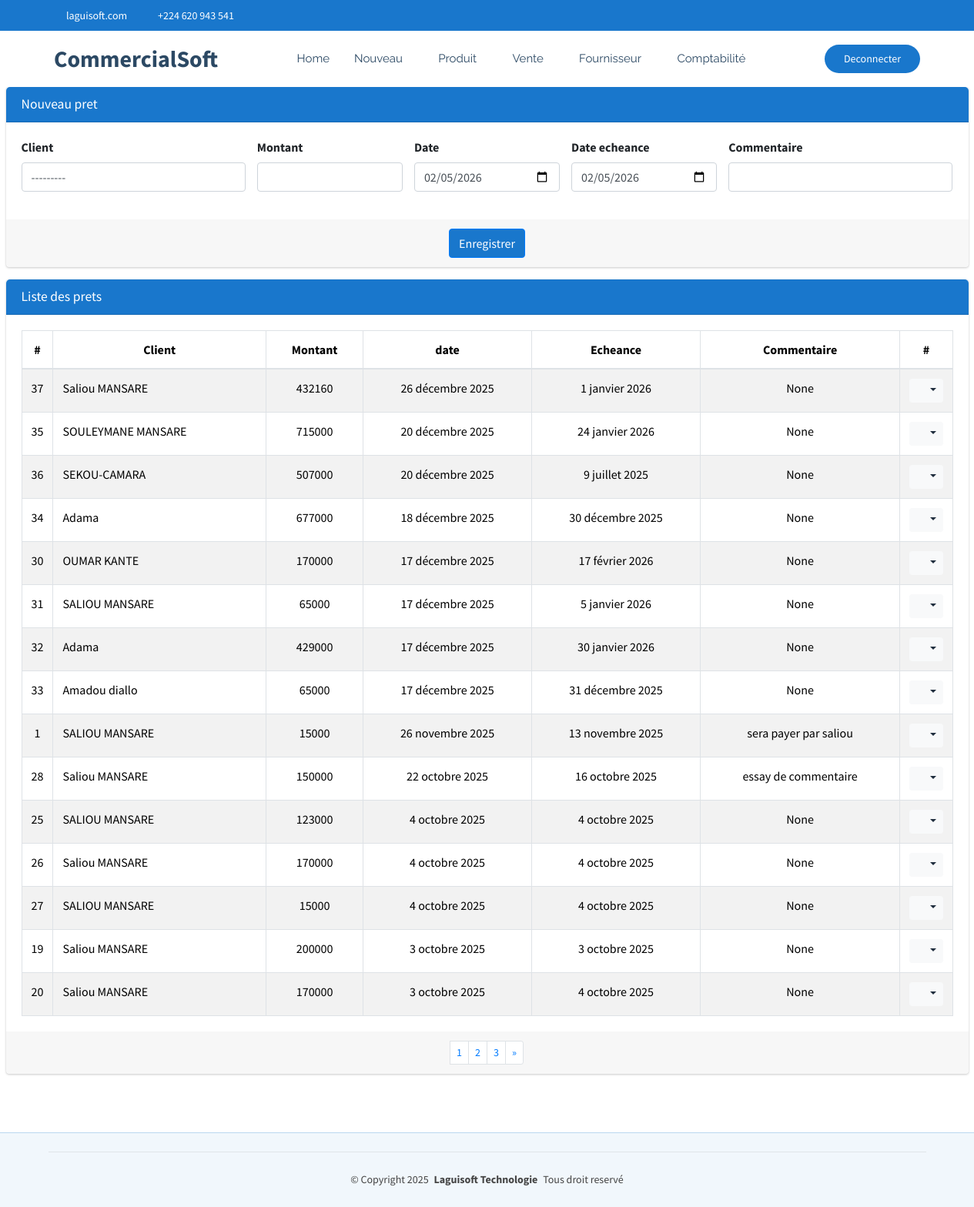
The page /commerce/commerce/pret/Client (signed in) on the database as committed earlier.
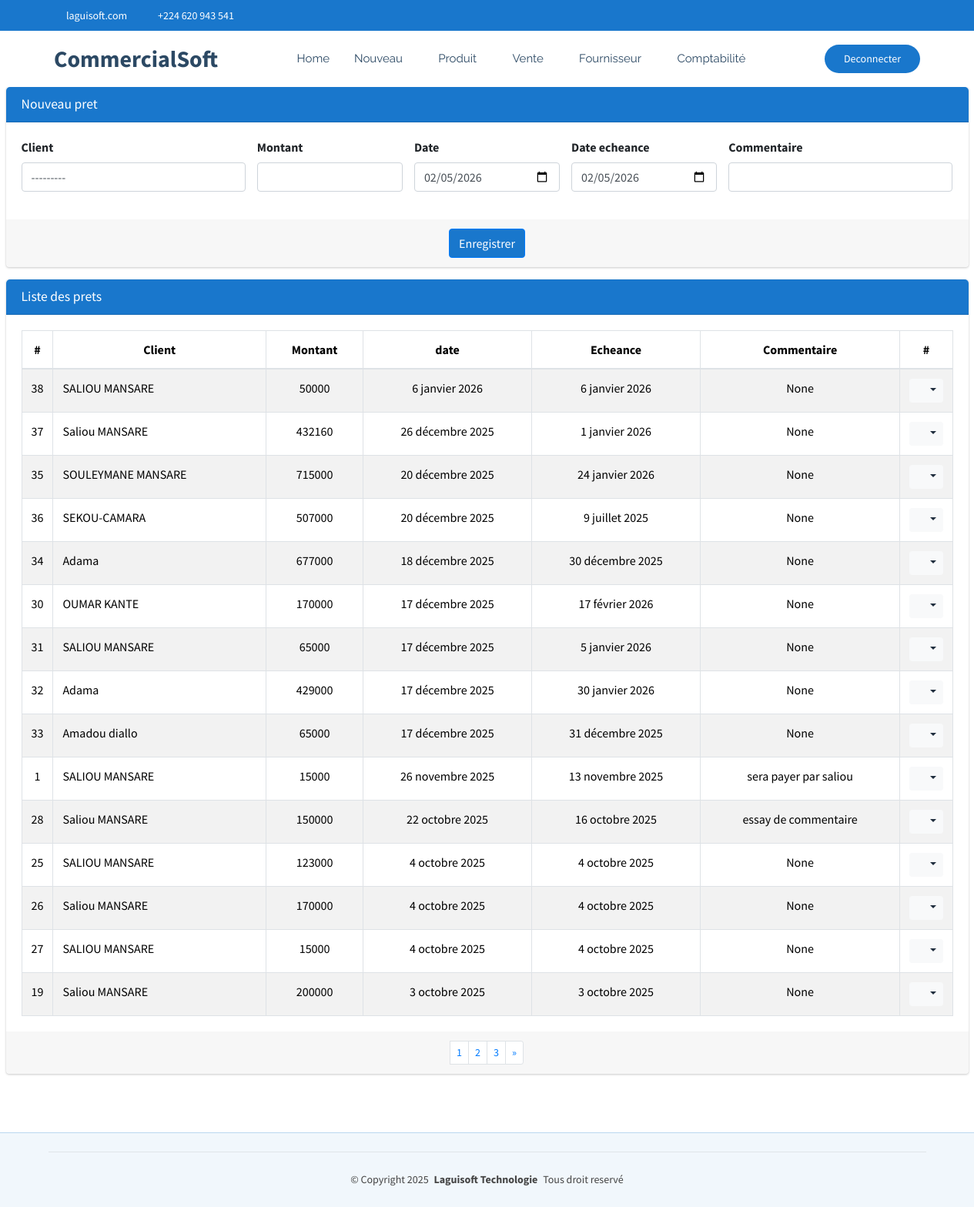
The same page on the database as committed later.
### CommercialSoft/models.py (models this page shows)
class PretClient(models.Model):
    client=models.ForeignKey(Client, on_delete=models.SET_NULL, null=True, related_name='prets')
    montant=models.BigIntegerField()
    date=models.DateField(default=timezone.now)
    dateEcheance=models.DateField(default=timezone.now)
    payer=models.CharField(max_length=5, choices=[('Non','Non'),('Oui','Oui')], default='Non')
    commande=models.ForeignKey(Commande, on_delete=models.SET_NULL, null=True, blank=True)
    user=models.ForeignKey(settings.AUTH_USER_MODEL, on_delete=models.PROTECT)
    commentaire=models.CharField(max_length=50, null=True, blank=True)

class Client(models.Model):
    societe=models.ForeignKey(Societe, on_delete=models.CASCADE, null=True)
    nom=models.CharField(max_length=70, unique=True)
    telephone=models.CharField(max_length=20,null=True,blank=True)
    adresse=models.CharField(max_length=30, null=True, blank=True)
    email=models.EmailField(max_length=50, null=True, blank=True)
    matricule=models.CharField(max_length=20,null=True, blank=True)
    pourcentage=models.PositiveSmallIntegerField()
    detteMaximale=models.PositiveBigIntegerField()
    def __str__(self):
        return self.nom

### CommercialSoft/views.py (the view)
# urls.py: path('commerce/pret/Client', views.pretClient_list_create,name="commerce_pretClient"),
@login_required
def pretClient_list_create(request):
    if request.method == "POST":
        form = detteClientForm(request.POST)
        if form.is_valid():
            dette = form.save(commit=False)
            dette.user=request.user
            dette.save()  # Sauvegarder après modification
            messages.success(request, "pret créée avec succès !")
            return redirect('commerce_pretClient')
        else:
            messages.error(request, "Erreur lors de la création de la pret.")
    else:
        form = detteClientForm()
    pret = PretClient.objects.all().order_by('-date')
    paginator = Paginator(pret, 15)
    page = request.GET.get('page')
    paginated_depense = paginator.get_page(page)
    return render(request, 'CommercialSoft/pretClient.html', {'form': form,'listes': paginated_depense})

### CommercialSoft/forms.py
class detteClientForm(forms.ModelForm):
    class Meta:
        model = PretClient
        fields = ['client', 'montant', 'date','dateEcheance','commentaire']
        widgets = {
            'client': forms.Select(attrs={'class': 'form-control select2bs4', "id":"idClient"}),
            'montant': forms.NumberInput(attrs={'class': 'form-control'}),
            'date': forms.DateInput(attrs={'class': 'form-control', 'type': 'date', 'id':'idDate'}),
            'dateEcheance': forms.DateInput(attrs={'class': 'form-control', 'type': 'date', 'id':'idDateEch'}),
            'commentaire': forms.TextInput(attrs={'class': 'form-control'}),
        }

### CommercialSoft/templates/CommercialSoft/pretClient.html (shortened to what this page needs)
{% extends "CommercialSoft/starter-page.html" %}
{% load static %}
{% block css %}
    <link rel="stylesheet" href="{% static 'autre/plugins/fontawesome-free/css/all.min.css' %}">
    <link rel="stylesheet" href="https://code.ionicframework.com/ionicons/2.0.1/css/ionicons.min.css">
  <link rel="stylesheet" href="{% static 'autre/plugins/sweetalert2-theme-bootstrap-4/bootstrap-4.min.css' %}">
    <link rel="stylesheet" href="{% static 'autre/dist/css/adminlte.min.css' %}">
    <link rel="stylesheet" href="{% static 'autre/plugins/toastr/toastr.min.css' %}">
{% endblock %}
{% block corp %}
<section class="content pt-0">
  <div class="container-fluid">
            <div class="row">
              <div class="col-md-12">
                <div class="card card-primary">
                  <div class="card-header">
                    <h3 class="card-title">Nouveau pret</h3>
                  </div>
                  <form role="form" action="{% url 'commerce_pretClient' %}" method="post">
                    <div class="card-body">
                      <div class="row">
                        <div class="col-md-3">
                          <div class="form-group">
                            <label for="intitule">Client</label>
                            {{ form.client }}
                          </div>
                        </div>
                        <div class="col-md-2">
                          <div class="form-group">
                            <label for="montant">Montant</label>
                            {{ form.montant }}
                          </div>
                        </div>
                        <div class="col-md-2">
                          <div class="form-group">
                            <label for="date">Date</label>
                            {{ form.date }}
                          </div>
                        </div>
                        <div class="col-md-2">
                          <div class="form-group">
                            <label for="categorie">Date echeance</label>
                            {{ form.dateEcheance }}
                          </div>
                        </div>
                        <div class="col-md-3">
                          <div class="form-group">
                            <label for="categorie">Commentaire</label>
                            {{ form.commentaire }}
                          </div>
                        </div>
                      </div>
                    </div>
                    <div class="card-footer text-center">
                      <button type="submit" class="btn btn-primary">Enregistrer</button>
                    </div>
                  </form>
                </div>
              </div>
            </div>
    <div class="row">
      <div class="col-md-12">
        <div class="card card-primary">
            <div class="card-header">
              <h3 class="card-title">Liste des prets</h3>
            </div>
            <div class="card-body">
              <table class="table table-bordered table-hover table-striped">
                <thead>
                  <tr>
                    <th style="width: 10px" class="text-center">#</th>
                    <th class="text-center">Client</th>
                    <th class="text-center">Montant</th>
                    <th class="text-center">date</th>
                    <th class="text-center">Echeance</th>
                    <th class="text-center">Commentaire</th>
                    <th style="width: 40px" class="text-center">#</th>
                  </tr>
                </thead>
                <tbody>
                  {% if listes %}
                    {% for liste in listes %}
                      <tr>
                        <td class="text-center">{{liste.id}}</td>
                        <td>{{liste.client.nom}}</td>
                        <td class="text-center">{{liste.montant}}</td>
                        <td class="text-center">{{liste.date}}</td>
                        <td class="text-center">{{liste.dateEcheance}}</td>
                        <td class="text-center">{{liste.commentaire}}</td>
                        <td class="text-center">
                          <div class="btn-group">
                            <button type="button" class="btn btn-sm btn-light dropdown-toggle" data-toggle="dropdown" aria-expanded="false">
                              <i class="fas fa-cogs"></i>
                            </button>
                          </div>
                        </td>
                      </tr>
                    {% endfor %}
                  {% else %}
                    <tr>
                      <td colspan="14" class="text-center">Aucune ligne disponible pour le moment.</td>
                    </tr>
                  {% endif %}
                </tbody>
              </table>
            </div>
            <div class="card-footer clearfix">
              <ul class="pagination pagination-sm m-0 justify-content-center">
                <li class="page-item">
                  {% for num in listes.paginator.page_range %}
                    {% if listes.number == num %}
                      <li class="page-item"><a class="page-link" href="">{{ num }}</a></li>
                    {% else %}
                      <li class="page-item"><a class="page-link" href="?page={{ num }}">{{ num }}</a></li>
                    {% endif %}
                  {% endfor %}
                  {% if listes.has_next %}
                    <li class="page-item"><a class="page-link" href="?page={{ listes.next_page_number }}">»</a></li>
                  {% endif %}
              </ul>
            </div>
          </div>
      </div>
    </div>
  </div>
</section>
  {% endblock %}

### CommercialSoft/templates/CommercialSoft/starter-page.html (shortened to what this page needs)
{% load static %}
<!DOCTYPE html>
<html lang="en">
<head>
  <link href="{% static 'clinique/assets/vendor/bootstrap/css/bootstrap.min.css' %}" rel="stylesheet">
  <link href="{% static 'clinique/assets/vendor/bootstrap-icons/bootstrap-icons.css' %}" rel="stylesheet">
  <link href="{% static 'clinique/assets/vendor/aos/aos.css' %}" rel="stylesheet">
  <link href="{% static 'clinique/assets/vendor/fontawesome-free/css/all.min.css' %}" rel="stylesheet">
  <link href="{% static 'clinique/assets/vendor/glightbox/css/glightbox.min.css' %}" rel="stylesheet">
  <link href="{% static 'clinique/assets/vendor/swiper/swiper-bundle.min.css' %}" rel="stylesheet">
  <link href="{% static 'clinique/assets/css/main.css' %}" rel="stylesheet">
  {% block css %}
  {% endblock %}
</head>
<body class="starter-page-page">
  <header id="header" class="header sticky-top">
    <div class="topbar d-flex align-items-center">
      <div class="container d-flex justify-content-center justify-content-md-between">
        <div class="contact-info d-flex align-items-center">
          <i class="bi bi-envelope d-flex align-items-center"><a href="mailto:contact@example.com">laguisoft.com</a></i>
          <i class="bi bi-phone d-flex align-items-center ms-4"><span>+224 620 943 541</span></i>
        </div>
        <div class="social-links d-none d-md-flex align-items-center">
          <a href="#" class="twitter"><i class="bi bi-twitter-x"></i></a>
          <a href="#" class="facebook"><i class="bi bi-facebook"></i></a>
          <a href="#" class="instagram"><i class="bi bi-instagram"></i></a>
          <a href="#" class="linkedin"><i class="bi bi-linkedin"></i></a>
        </div>
      </div>
    </div>
    <div class="branding d-flex align-items-center">
      <div class="container position-relative d-flex align-items-center justify-content-between">
        <a href="index.html" class="logo d-flex align-items-center me-auto">
          <h1 class="sitename">CommercialSoft</h1>
        </a>
        <nav id="navmenu" class="navmenu">
          <ul>
            <li><a href="{% url 'commerce_dashboard' %}">Home<br></a></li>
            {% if user.groups.count == 1 and user.groups.first.name != "Utilisateur" %}
            <li class="dropdown"><a href="#"><span>Nouveau</span> <i class="bi bi-chevron-down toggle-dropdown"></i></a>
            </li>
            {% endif %}
            <li class="dropdown"><a href="#"><span>Produit</span> <i class="bi bi-chevron-down toggle-dropdown"></i></a>
            </li>
            <li class="dropdown"><a href="#"><span>Vente</span> <i class="bi bi-chevron-down toggle-dropdown"></i></a>
            </li>
            {% if user.groups.count == 1 and user.groups.first.name != "Utilisateur" %}
            <li class="dropdown"><a href="#"><span>Fournisseur</span> <i class="bi bi-chevron-down toggle-dropdown"></i></a>
            </li>
            {% endif %}
            <li class="dropdown"><a href="#"><span>Comptabilité</span> <i class="bi bi-chevron-down toggle-dropdown"></i></a>
            </li>
          </ul>
        </nav>
        <a class="cta-btn d-none d-sm-block ms-auto" href="{% url 'logout' %}">Deconnecter</a>
      </div>
    </div>
  </header>
  <main class="main">
    {% block corp %}
    {% endblock %}
  </main>
  <footer id="footer" class="footer light-background">
    <div class="container copyright text-center mt-4">
      <p>© <span>Copyright 2025</span> <strong class="px-1 sitename">Laguisoft Technologie</strong> <span>Tous droit reservé</span></p>
    </div>
  </footer>
</body>
</html>

### CommercialSoft/static/clinique/assets/css/main.css (style rules this page uses)
:root { --default-font: "Roboto", system-ui, -apple-system, "Segoe UI", Roboto, "Helvetica Neue", Arial, "Noto Sans", "Liberation Sans", sans-serif, "Apple Color Emoji", "Segoe UI Emoji", "Segoe UI Symbol", "Noto Color Emoji"; --heading-font: "Poppins", sans-serif; --nav-font: "Raleway", sans-serif; }
:root { --background-color: #ffffff; --default-color: #444444; --heading-color: #2c4964; --accent-color: #1977cc; --surface-color: #ffffff; --contrast-color: #ffffff; }
:root { --nav-color: #2c4964; --nav-hover-color: #1977cc; --nav-mobile-background-color: #ffffff; --nav-dropdown-background-color: #ffffff; --nav-dropdown-color: #2c4964; --nav-dropdown-hover-color: #1977cc; }
.light-background { --background-color: #f1f7fc; --surface-color: #ffffff; }
:root { scroll-behavior: smooth; }
body { color: var(--default-color); background-color: var(--background-color); font-family: var(--default-font); }
a { color: var(--accent-color); text-decoration: none; transition: 0.3s; }
h1, h2, h3, h4, h5, h6 { color: var(--heading-color); font-family: var(--heading-font); }
.header { color: var(--default-color); transition: all 0.5s; z-index: 997; background-color: var(--background-color); }
.header .topbar { background-color: var(--accent-color); height: 40px; padding: 0; font-size: 14px; transition: all 0.5s; }
.header .topbar .contact-info i { font-style: normal; color: var(--contrast-color); }
.header .topbar .contact-info i a, .header .topbar .contact-info i span { padding-left: 5px; color: var(--contrast-color); }
.header .topbar .contact-info i a { line-height: 0; transition: 0.3s; }
.header .topbar .social-links a { color: color-mix(in srgb, var(--contrast-color), transparent 40%); line-height: 0; transition: 0.3s; margin-left: 20px; }
.header .branding { min-height: 60px; padding: 10px 0; }
.header .logo { line-height: 1; }
.header .logo h1 { font-size: 30px; margin: 0; font-weight: 700; color: var(--heading-color); }
.header .cta-btn, .header .cta-btn:focus { color: var(--contrast-color); background: var(--accent-color); font-size: 14px; padding: 8px 25px; margin: 0 0 0 30px; border-radius: 50px; transition: 0.3s; }
@media (min-width: 1200px) { .navmenu { padding: 0; } }
@media (min-width: 1200px) { .navmenu ul { margin: 0; padding: 0; display: flex; list-style: none; align-items: center; } }
@media (min-width: 1200px) { .navmenu li { position: relative; } }
@media (min-width: 1200px) { .navmenu>ul>li { white-space: nowrap; padding: 15px 14px; } }
@media (min-width: 1200px) { .navmenu>ul>li:last-child { padding-right: 0; } }
@media (min-width: 1200px) { .navmenu a, .navmenu a:focus { color: var(--nav-color); font-size: 15px; padding: 0 2px; font-family: var(--nav-font); font-weight: 400; display: flex; align-items: center; justify-content: space-between; white-space: nowrap; transition: 0.3s; position: relative; } }
@media (min-width: 1200px) { .navmenu a i, .navmenu a:focus i { font-size: 12px; line-height: 0; margin-left: 5px; transition: 0.3s; } }
@media (min-width: 1200px) { .navmenu>ul>li>a:before { content: ""; position: absolute; width: 100%; height: 2px; bottom: -6px; left: 0; background-color: var(--nav-hover-color); visibility: hidden; width: 0px; transition: all 0.3s ease-in-out 0s; } }
.footer { color: var(--default-color); background-color: var(--background-color); border-top: 1px solid color-mix(in srgb, var(--accent-color), transparent 75%); font-size: 14px; position: relative; }
.footer .copyright { padding-top: 25px; padding-bottom: 25px; border-top: 1px solid color-mix(in srgb, var(--default-color), transparent 90%); }
.footer .copyright p { margin-bottom: 0; }
section, .section { color: var(--default-color); background-color: var(--background-color); padding: 60px 0; scroll-margin-top: 72px; overflow: clip; }

Rows that differ between the two databases and show on the page:
no longer on this page (row unchanged): PretClient: id "20", client.nom "Saliou MANSARE", montant "170000", date "3 octobre 2025", dateEcheance "4 octobre 2025", commentaire "None"
added PretClient: id "38", client.nom "SALIOU MANSARE", montant "50000", date "6 janvier 2026", dateEcheance "6 janvier 2026", commentaire "None"
